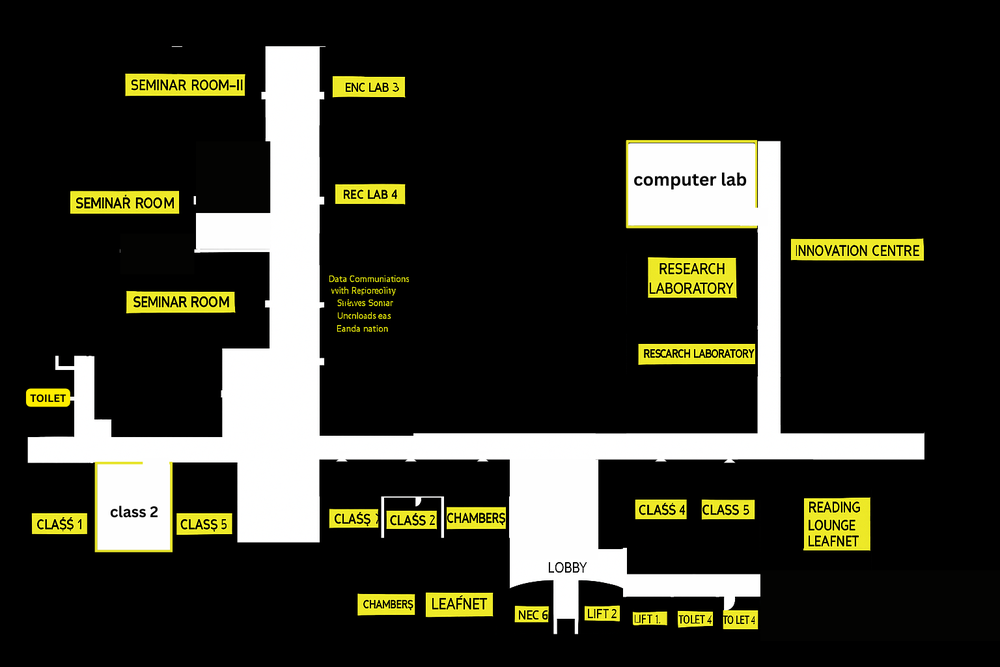
#> input picture backend/indoor_navigation/assets/floor-2nd-mod.png, 1000 x 667 px, shrunk from 1536 x 1024 before the run, found by its file name
$ python middle.py
#> lines starting #> are read from the running program, lines starting #| are printed output that depends on the picture; after the words box and inside, x2 and y2 are one past the last pixel; in counts of white or black regions, pixels touching at a corner belong together
import json
import cv2
import numpy as np
import math
import heapq
import os
from skimage.morphology import skeletonize

# ============ CONFIG ============
MAP_PATH = r"assets\floor-2nd-mod.png"
PIXEL_TO_METER = 0.05
LABELS_JSON = r"data\labels.json"
POINTS_JSON = r"data\selected_points.json"
OUTPUT_PATH = r"data\path_result.png"
OBSTACLE_MARGIN = 7  # pixels to keep away from walls
# ================================

# Ensure data folder exists
os.makedirs("data", exist_ok=True)

# Load map
img = cv2.imread(MAP_PATH, cv2.IMREAD_GRAYSCALE)
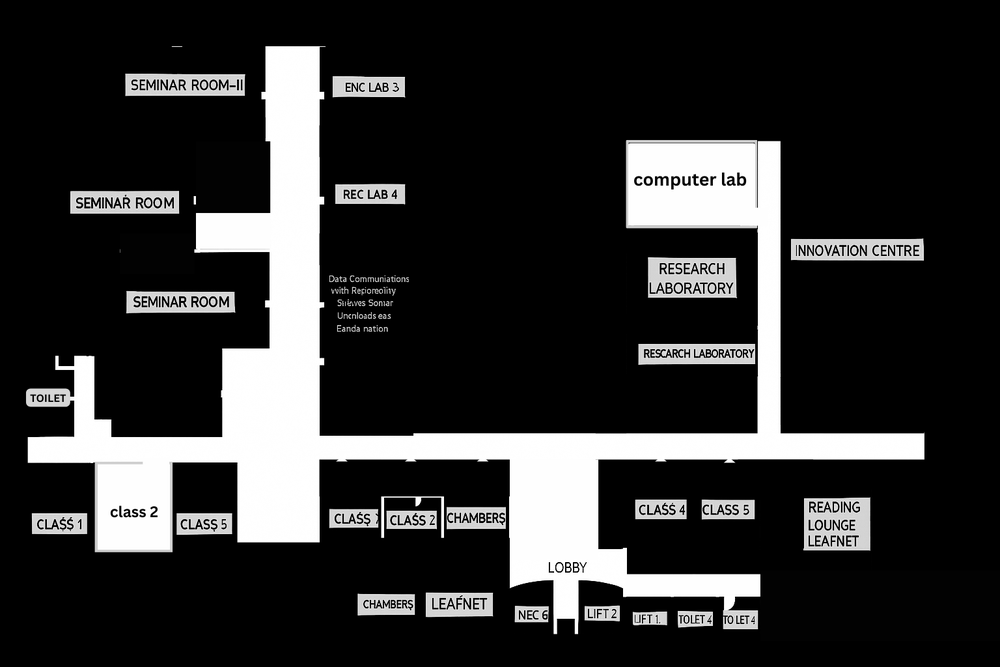
#> img: shape (667, 1000); min 0, max 255, mean 47.8
if img is None:
    raise FileNotFoundError(f" Could not load {MAP_PATH}")

# Binary walkable map
_, binary = cv2.threshold(img, 200, 1, cv2.THRESH_BINARY)
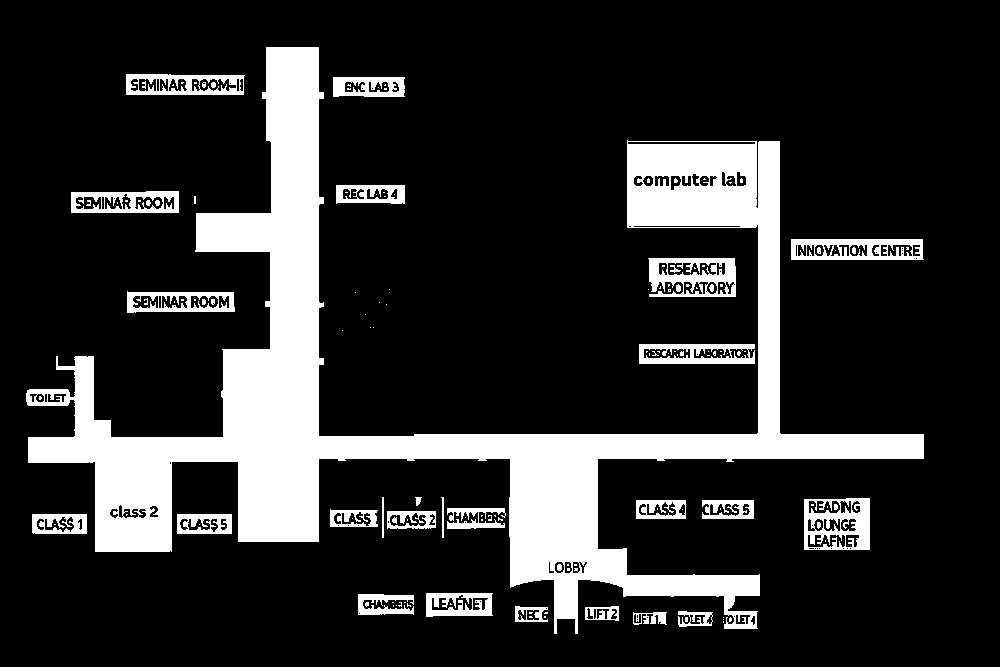
#> binary: shape (667, 1000); values 0 (black) and 1 (white), 18.1% white; 143 white regions (102 under 20 px), largest, box (x1, y1, x2, y2) and area: (26, 47, 924, 634) 97251, (804, 498, 870, 550) 2237, (648, 258, 736, 297) 2174
walkable = binary.astype(np.uint8)

# Dilate to fill small gaps
for _ in range(5):
    walkable = cv2.dilate(walkable, np.ones((3,3), np.uint8), iterations=1)
#> this loop made 5 passes
#> pass 1, `walkable = cv2.dilate(walkable, np.ones((3,3), np.uint8), iterations=1)`:
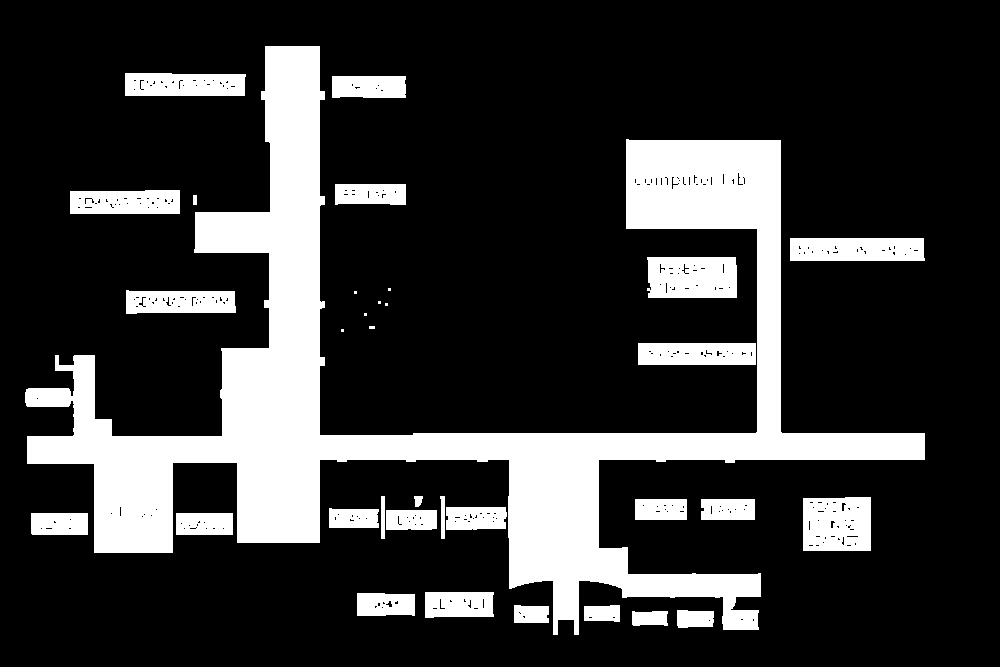
#> walkable: shape (667, 1000); values 0 (black) and 1 (white), 21.2% white; 34 white regions (7 under 20 px), largest, box (x1, y1, x2, y2) and area: (25, 46, 925, 635) 104543, (647, 257, 737, 298) 3539, (803, 497, 871, 551) 3491
#> pass 2, `walkable = cv2.dilate(walkable, np.ones((3,3), np.uint8), iterations=1)`:
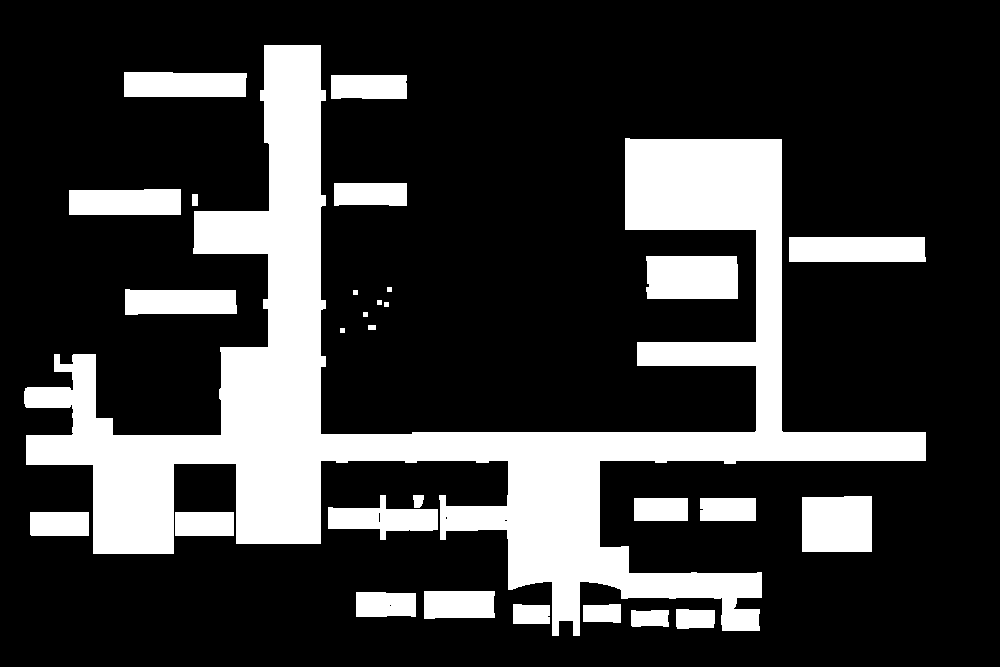
#> walkable: shape (667, 1000); values 0 (black) and 1 (white), 22.8% white; 29 white regions, largest, box (x1, y1, x2, y2) and area: (24, 45, 926, 636) 114652, (646, 256, 738, 299) 3909, (802, 496, 872, 552) 3878
#> pass 3, `walkable = cv2.dilate(walkable, np.ones((3,3), np.uint8), iterations=1)`:
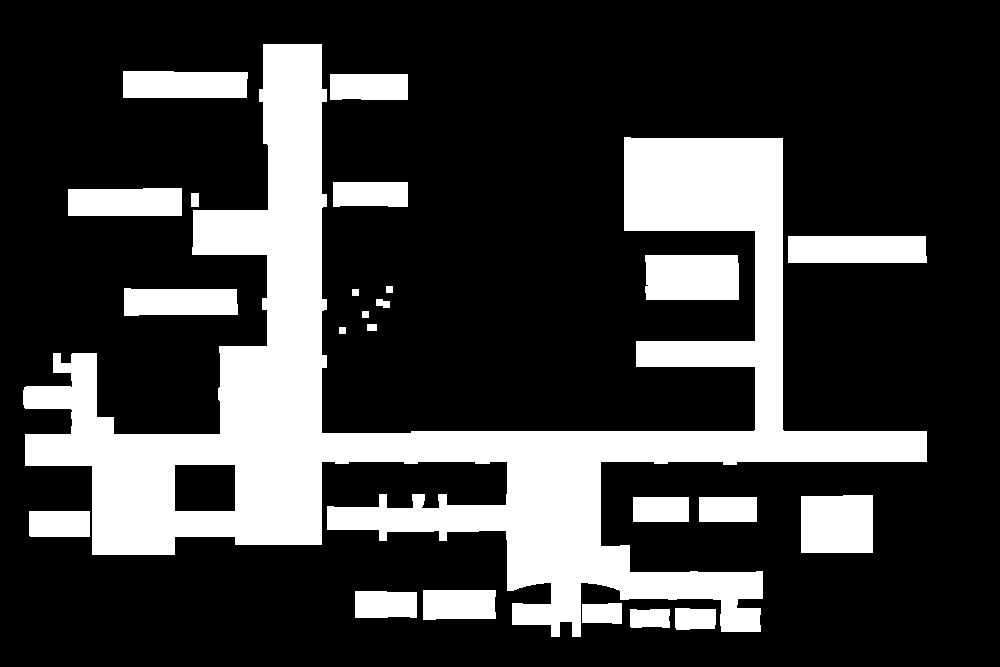
#> walkable: shape (667, 1000); values 0 (black) and 1 (white), 24.3% white; 24 white regions, largest, box (x1, y1, x2, y2) and area: (23, 44, 927, 637) 125749, (645, 255, 739, 300) 4189, (801, 495, 873, 553) 4134
#> after the loop:
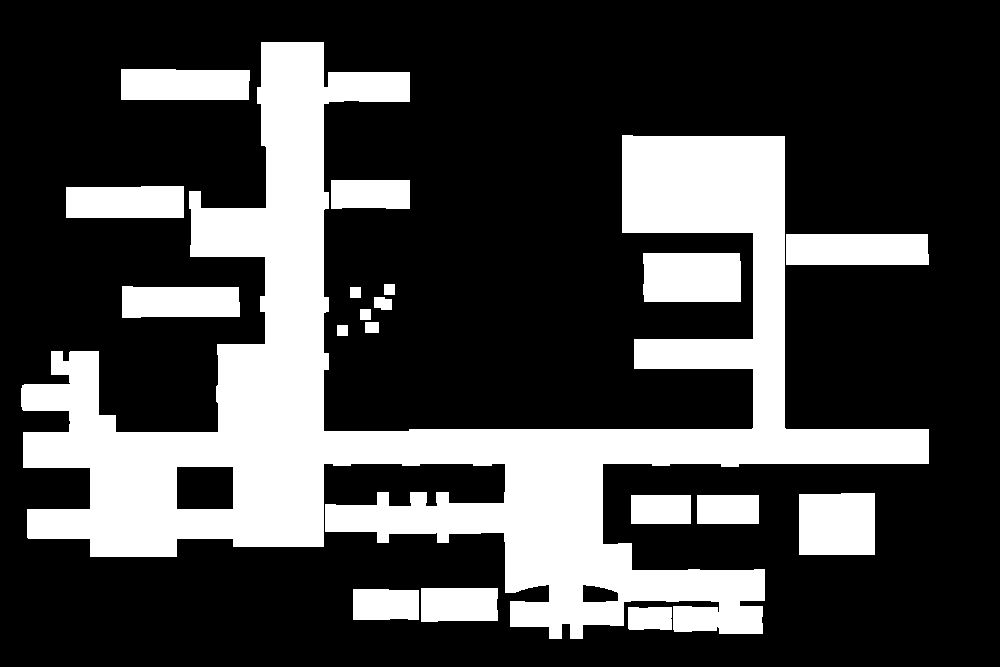
#> walkable: shape (667, 1000); values 0 (black) and 1 (white), 27.3% white; 19 white regions, largest, box (x1, y1, x2, y2) and area: (21, 42, 929, 639) 144673, (643, 253, 741, 302) 4767, (799, 493, 875, 555) 4670

# Inflate obstacles to keep path away from walls
walkable_inflated = cv2.erode(walkable, np.ones((OBSTACLE_MARGIN, OBSTACLE_MARGIN), np.uint8), iterations=1)
#> walkable_inflated: shape (667, 1000); values 0 (black) and 1 (white), 22.9% white; 19 white regions, largest, box (x1, y1, x2, y2) and area: (24, 45, 926, 636) 124549, (646, 256, 738, 299) 3915, (802, 496, 872, 552) 3878

h, w = walkable.shape
#> h = 667; w = 1000

# -------- Skeletonization (center of corridors) --------
skeleton = skeletonize(walkable_inflated > 0).astype(np.uint8)
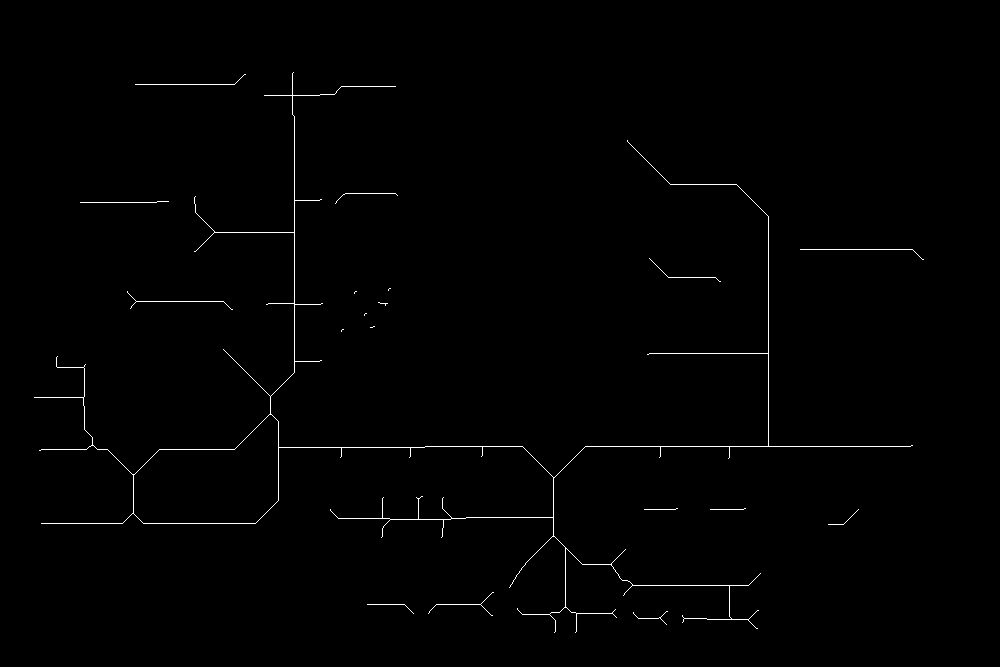
#> skeleton: shape (667, 1000); values 0 (black) and 1 (white), 0.69% white in thin lines or dots, all inside (x1, y1, x2, y2) = (34, 72, 924, 633)

# -------- A* Algorithm on Skeleton --------
moves = [(-1, 0), (1, 0), (0, -1), (0, 1),
         (-1, -1), (-1, 1), (1, -1), (1, 1)]

# [57 lines left out: functions astar_on_skeleton, snap_to_skeleton, simplify_path, not called in this run]

# -------- Load OCR labels --------
#> (the run stopped early here; a loop or call above may not have finished)

$ run again, with backend/indoor_navigation/assets/black_white_testing.png copied over backend/indoor_navigation/assets/floor-2nd-mod.png
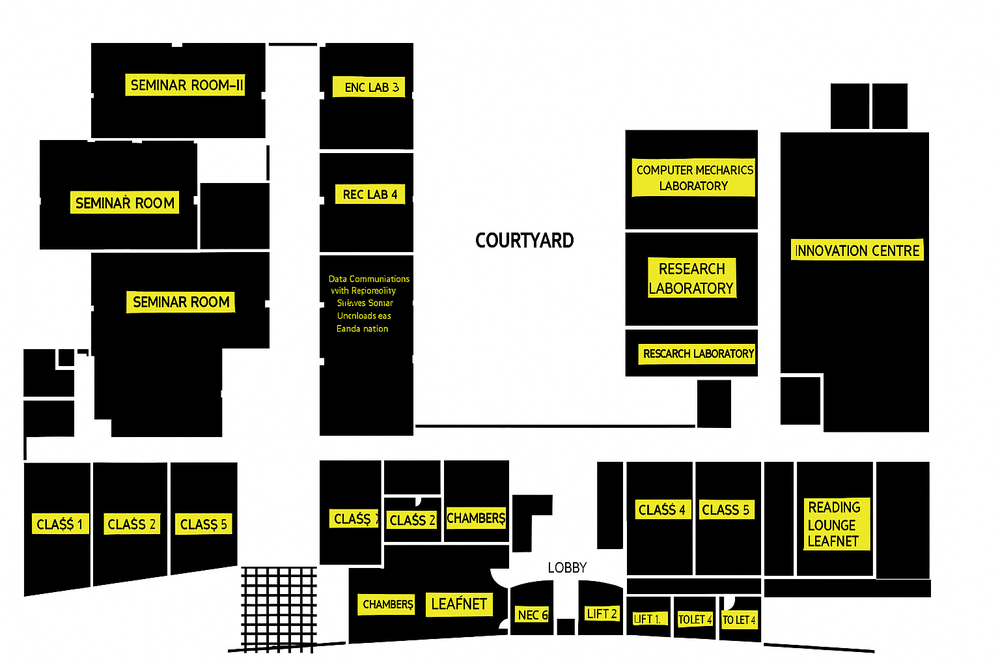
#> input picture backend/indoor_navigation/assets/black_white_testing.png, 1000 x 667 px, shrunk from 1536 x 1024 before the run, found by its file name
#> `_, binary = cv2.threshold(img, 200, 1, cv2.THRESH_BINARY)`:
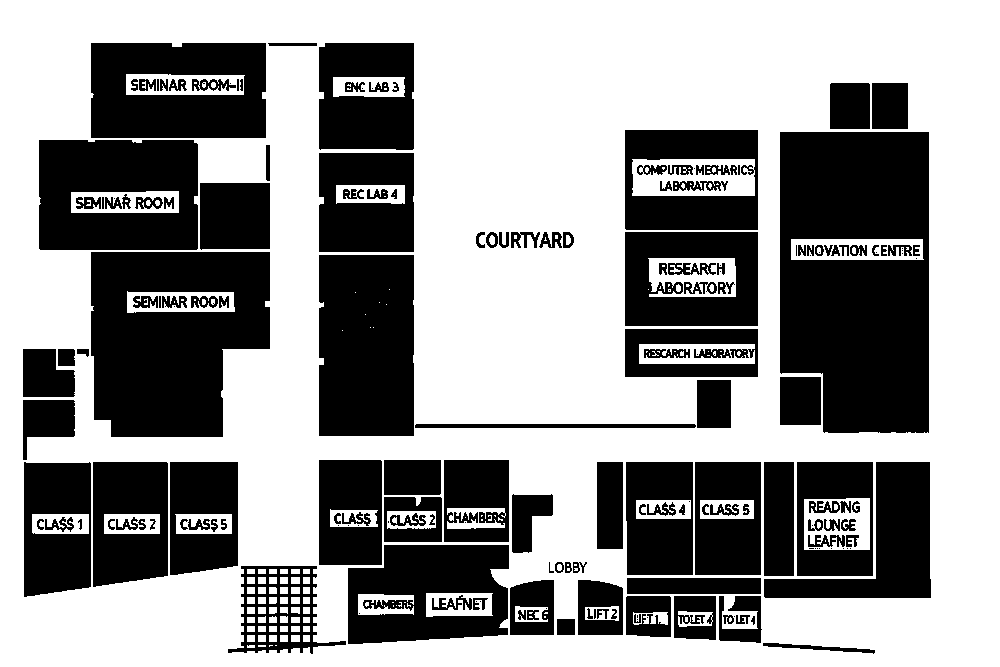
#> binary: shape (667, 1000); values 0 (black) and 1 (white), 58.6% white; 189 black regions (43 under 20 px), largest, box (x1, y1, x2, y2) and area: (780, 132, 929, 433) 39462, (91, 252, 270, 437) 26236, (319, 255, 414, 436) 17115
#> walkable_inflated: shape (667, 1000); values 0 (black) and 1 (white), 66.8% white; 55 black regions, largest, box (x1, y1, x2, y2) and area: (782, 134, 927, 431) 36967, (93, 254, 268, 435) 24212, (321, 257, 412, 434) 15788
#> `skeleton = skeletonize(walkable_inflated > 0).astype(np.uint8)`:
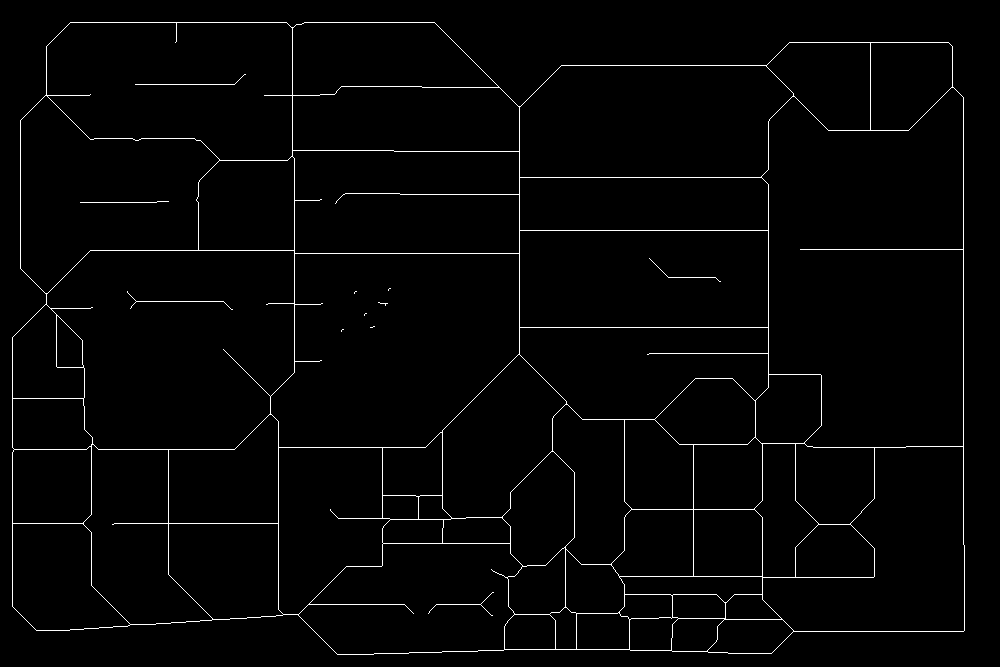
#> skeleton: shape (667, 1000); values 0 (black) and 1 (white), 1.9% white in thin lines or dots
